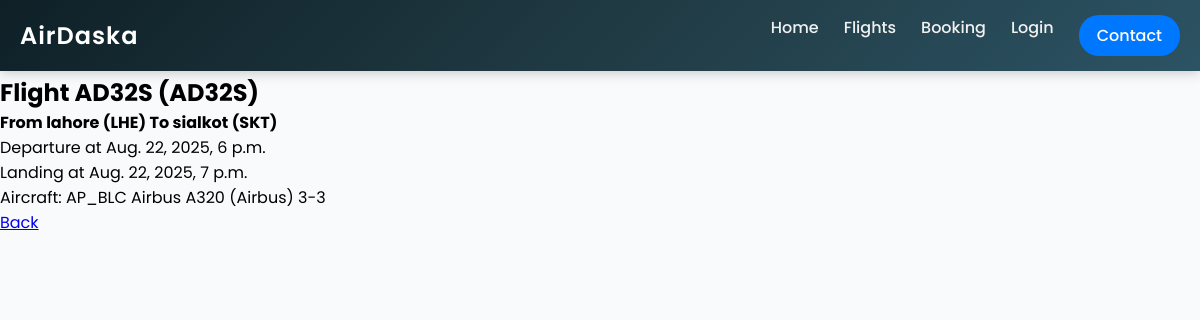
Page /flights/231/ on the committed database.
### flights/models.py (models this page shows, shortened)
class Flight(models.Model):
    flightId = models.IntegerField()
    flightNo = models.CharField(max_length=8)
    origin = models.ForeignKey(Airport, on_delete=models.CASCADE, related_name='departure')
    destination = models.ForeignKey(Airport, on_delete=models.CASCADE, related_name='arrival')
    departureTime = models.DateTimeField()
    arrivalTime = models.DateTimeField()
    aircraft = models.ForeignKey(Aircraft, on_delete=models.CASCADE)

class Airport(models.Model):
    city = models.CharField(max_length=32)
    code = models.CharField(max_length=3)
    def __str__(self):
        return f"{self.city} ({self.code})"

class Aircraft(models.Model):
    tailNo = models.CharField(max_length=10)
    modelName = models.CharField(max_length= 32)
    manufacturer = models.CharField(max_length=32)
    seatCapacity = models.IntegerField()
    seatLayout = models.CharField(max_length=7)
    def __str__(self):
        return f"{self.tailNo} {self.modelName} ({self.manufacturer}) {self.seatLayout}"

### flights/views.py (the view)
# urls.py: path('<int:flightID>/',views.flight,name='flight'),
def flight(request, flightID):
    if request.GET.get('flight-id'):
        flightID = request.GET.get('flight-id')
    if (not Flight.objects.filter(flightId = flightID)):
        return HttpResponse("Not a Flight!")
    flightInstance = Flight.objects.get(flightId=flightID)
    return render(request, 'flights/flight.html',{
        "flightInstance":flightInstance
    })

### flights/templates/flights/flight.html
{% extends "core/layout.html" %}
{% block content %}
    <h2>Flight {{flightInstance.flightNo}} ({{flightInstance.flightNo}})</h2>
    <h4>From {{flightInstance.origin}} To {{flightInstance.destination}}</h3>
    <div>Departure at {{flightInstance.departureTime}}</div>
    <div>Landing at {{flightInstance.arrivalTime}}</div>
    <div>Aircraft: {{flightInstance.aircraft}}</div>
    <a href="{%url 'flights'%}">Back</a>
{% endblock %}

### core/static/core/css/style.css (style rules this page uses)
* { margin: 0; padding: 0; box-sizing: border-box; font-family: "Poppins", sans-serif; }
body { background: #f9fafc; }

### rows in the picture
Flight: flightNo "AD32S", origin "lahore (LHE)", destination "sialkot (SKT)", departureTime "Aug. 22, 2025, 6 p.m.", arrivalTime "Aug. 22, 2025, 7 p.m.", aircraft "AP_BLC Airbus A320 (Airbus) 3-3"
